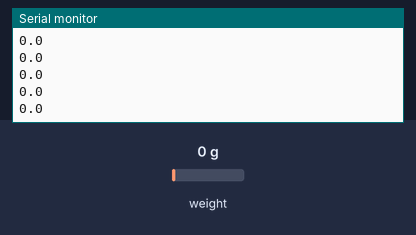
Bench run of a sketch on a simulated ESP32. Parts: the last lines printed to the serial monitor. The inputs (shaded band) are chosen by the test bench; at power-on: weight on the scale 0 g.

Above: at 2.2 s.
2.3 s: weight on the scale set to 100 g
At 2.31 s:
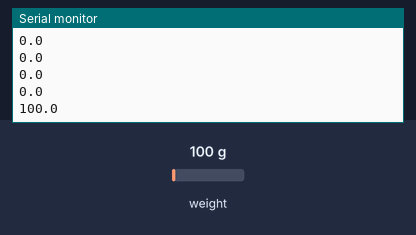
3.8 s: weight on the scale set to 1250 g
At 3.81 s:
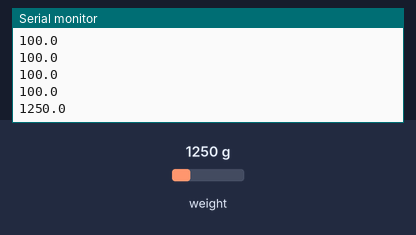
Timing chart, 0 to 6.8 s (numbered marks = the images above; inputs shaded):
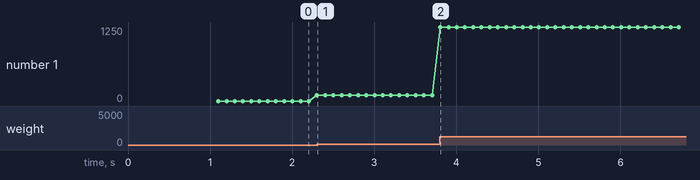

Measured:
- after the input at 2.3 s, the serial monitor: prints a new line at once (image 1)
- after the input at 3.8 s, the serial monitor: prints a new line at once (image 2)
- plotted number 1: 0 → 100 after the input at 2.3 s, 100 → 1250 after the input at 3.8 s

The sketch:

StrainGauge_HX711.ino
```cpp
#include "HX711.h"

#define calibration_factor 10

// the baud rate for the serial connection
#define BAUD_RATE 115200
// amount of time between updates (in ms)
#define UPDATE_INTERVAL 50

#define HX711_DATA 4
#define HX711_CLK 2

unsigned long nextUpdateTime;
HX711 gauge;

void setup() {
  Serial.begin(BAUD_RATE);

  Serial.println("Starting...");

  gauge.begin(HX711_DATA, HX711_CLK);
  gauge.set_scale(calibration_factor); //This value is obtained by using the SparkFun_HX711_Calibration sketch
  gauge.tare(); //Assuming there is no weight on the scale at start up, reset the scale to 0
}

void loop() {
  unsigned long curTime = millis();
  if (curTime > nextUpdateTime) {
    Serial.println(gauge.get_units(), 1); // .get_units() returns a float

    nextUpdateTime = curTime + UPDATE_INTERVAL;
  }
}
```
